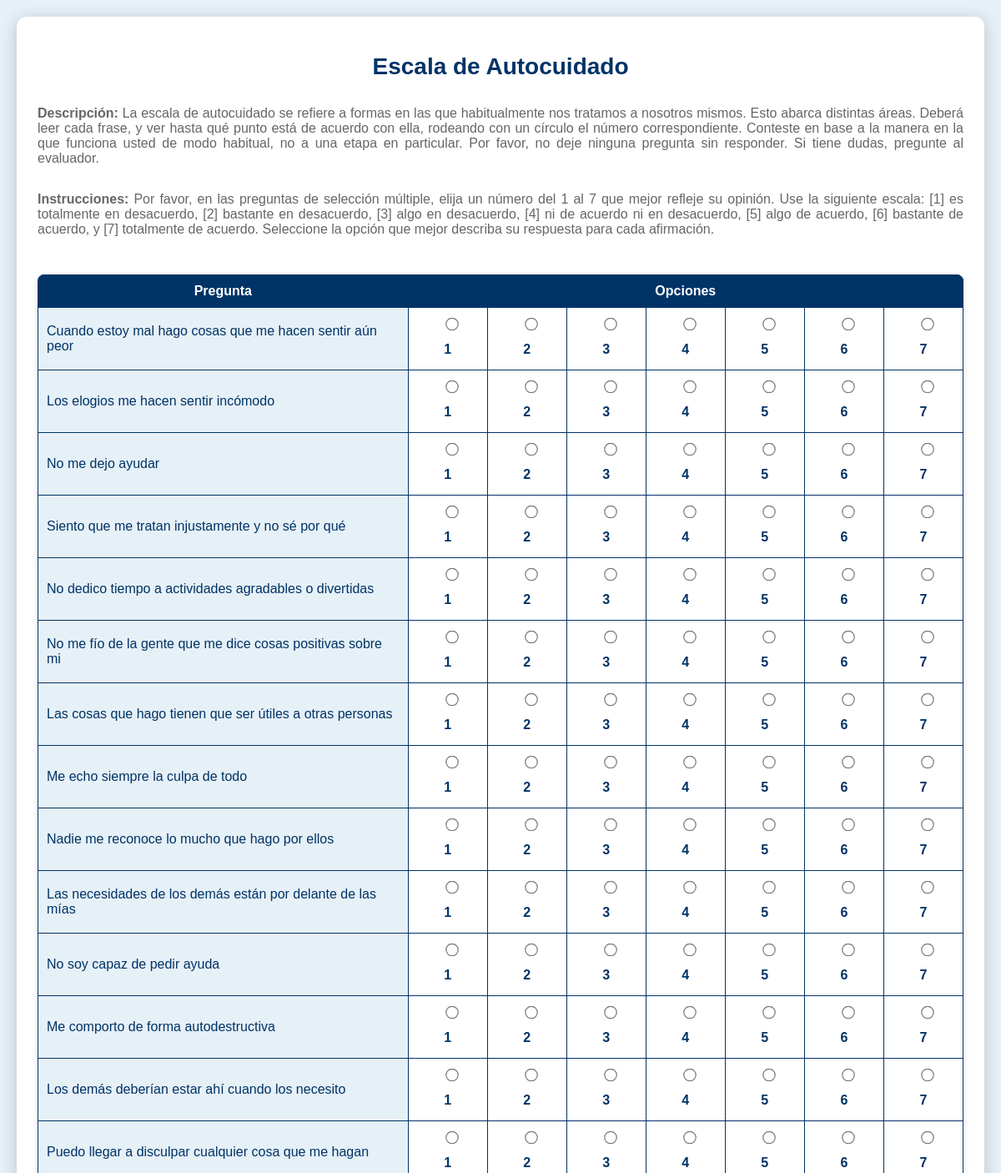
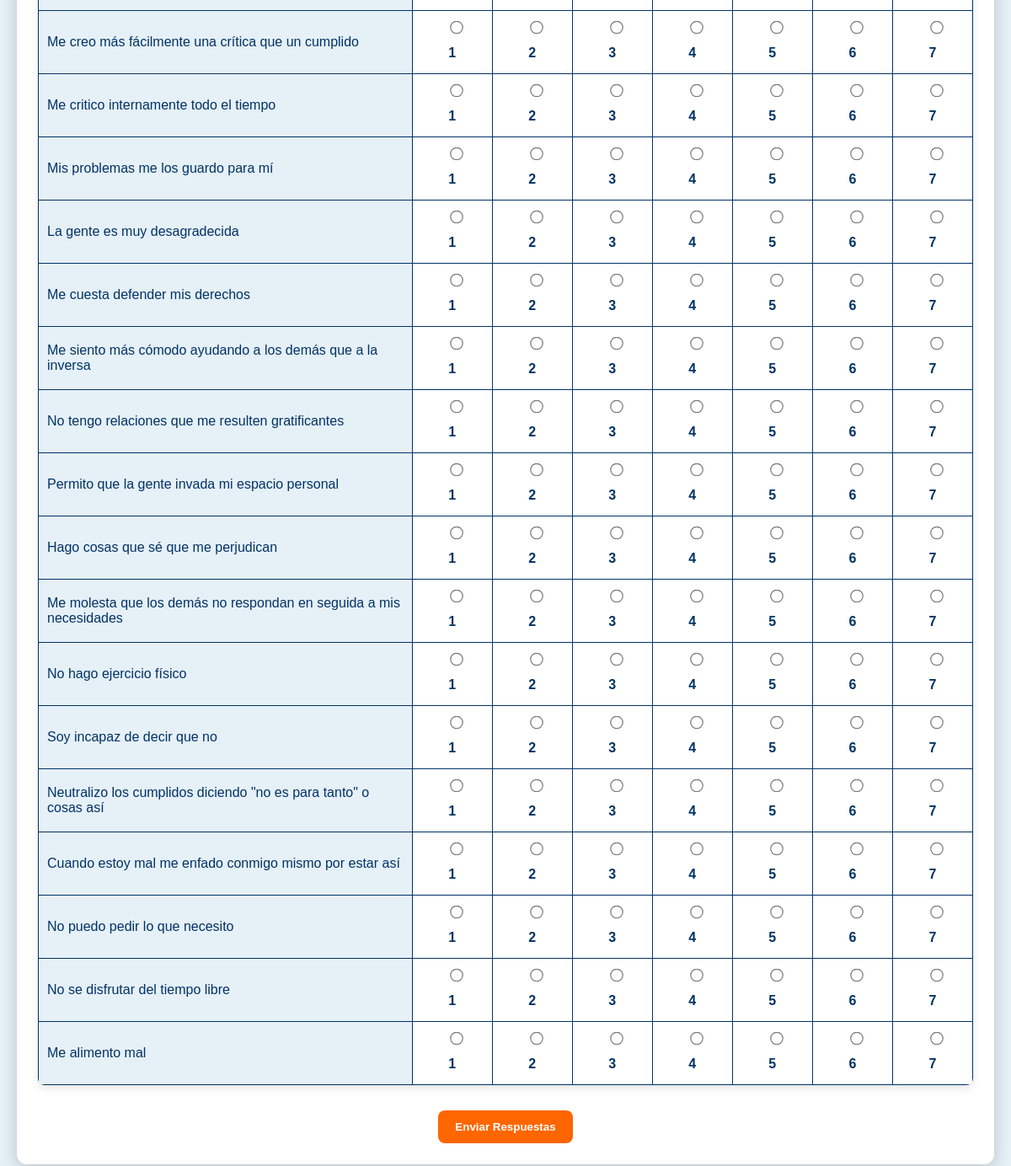
The page /responder.php?id=15 on the database its author committed (2 pictures, top to bottom).
### tables this page shows
CREATE TABLE `cuestionario` (
  `id` int(11) NOT NULL,
  `titulo` varchar(255) NOT NULL,
  `descripcion` text DEFAULT NULL,
  `instrucciones` text DEFAULT NULL
);

CREATE TABLE `preguntascuestionario` (
  `id` int(11) NOT NULL,
  `id_cuestionario` int(11) DEFAULT NULL,
  `id_pregunta` varchar(255) DEFAULT NULL
);

CREATE TABLE `pregunta` (
  `id` varchar(255) NOT NULL,
  `pregunta` varchar(255) NOT NULL,
  `op_pregunta1` varchar(255) DEFAULT NULL,
  `op_pregunta2` varchar(255) DEFAULT NULL,
  `op_pregunta3` varchar(255) DEFAULT NULL,
  `op_pregunta4` varchar(255) DEFAULT NULL,
  `op_pregunta5` varchar(255) DEFAULT NULL,
  `op_pregunta6` varchar(255) DEFAULT NULL,
  `op_pregunta7` varchar(255) DEFAULT NULL,
  `tipo_pregunta` varchar(20) DEFAULT NULL,
  `op_pregunta8` varchar(255) DEFAULT NULL,
  `op_pregunta9` varchar(255) DEFAULT NULL,
  `op_pregunta10` varchar(255) DEFAULT NULL,
  `op_pregunta11` varchar(255) DEFAULT NULL
);

### responder.php (the view, shortened to what this page needs)
<?php
$servername = "localhost";
$username = "root";
$password = "MyCLFDBss8**";
$dbname = "proyectopsicologia";
$conn = new mysqli($servername, $username, $password, $dbname);
$idCuestionario = isset($_GET['id']) ? intval($_GET['id']) : 0;
$sqlCuestionario = "
    SELECT titulo, descripcion, instrucciones
    FROM cuestionario
    WHERE id = $idCuestionario";
$resultCuestionario = $conn->query($sqlCuestionario);
if ($resultCuestionario->num_rows > 0) {
    $cuestionario = $resultCuestionario->fetch_assoc();
} else {
    echo "No se encontró el cuestionario.";
    exit;
}
$sqlPreguntas = "
    SELECT pq.id_pregunta, p.pregunta, p.tipo_pregunta,
           op_pregunta1, op_pregunta2, op_pregunta3,
           op_pregunta4, op_pregunta5, op_pregunta6,
           op_pregunta7, op_pregunta8, op_pregunta9,
           op_pregunta10, op_pregunta11
    FROM preguntascuestionario pq
    JOIN pregunta p ON pq.id_pregunta = p.id
    WHERE pq.id_cuestionario = $idCuestionario";
$resultPreguntas = $conn->query($sqlPreguntas);
?>
<!DOCTYPE html>
<html lang="es">
<head>
    <link rel="stylesheet" href="styles.css">
</head>
<body>
    <div class="container">
        <h1><?php echo $cuestionario['titulo']; ?></h1>
        <p><strong>Descripción:</strong> <?php echo $cuestionario['descripcion']; ?></p>
        <p><strong>Instrucciones:</strong> <?php echo $cuestionario['instrucciones']; ?></p>
        <form action="guardar_respuestas.php" method="POST">
            <?php if ($resultPreguntas->num_rows > 0): ?>
                <table class="likert-table">
                    <thead>
                        <tr>
                            <th>Pregunta</th>
                            <th colspan="11">Opciones</th>
                        </tr>
                    </thead>
                    <tbody>
                        <?php while ($row = $resultPreguntas->fetch_assoc()): ?>
                            <?php if ($row['tipo_pregunta'] === 'abierta'): ?>
                                </tbody>
                                </table>
                                <div class="question-abierta">
                                    <h3><?php echo $row['pregunta']; ?></h3>
                                    <textarea name="respuesta[<?php echo $row['id_pregunta']; ?>]" rows="4" placeholder="Escribe tu respuesta aquí..." required></textarea>
                                </div>
                                <table class="likert-table">
                                <tbody>
                            <?php else: ?>
                                <tr>
                                    <td><?php echo $row['pregunta']; ?></td>
                                    <?php
                                    $opciones = [
                                        $row['op_pregunta1'], $row['op_pregunta2'], $row['op_pregunta3'],
                                        $row['op_pregunta4'], $row['op_pregunta5'], $row['op_pregunta6'],
                                        $row['op_pregunta7'], $row['op_pregunta8'], $row['op_pregunta9'],
                                        $row['op_pregunta10'], $row['op_pregunta11']
                                    ];
                                    foreach ($opciones as $opcion):
                                        if (!empty($opcion)): ?>
                                            <td>
                                                <label>
                                                    <input type="radio" name="respuesta[<?php echo $row['id_pregunta']; ?>]" value="<?php echo htmlspecialchars($opcion); ?>" required>
                                                    <?php echo htmlspecialchars($opcion); ?>
                                                </label>
                                            </td>
                                        <?php endif;
                                    endforeach; ?>
                                </tr>
                            <?php endif; ?>
                        <?php endwhile; ?>
                    </tbody>
                </table>
            <?php else: ?>
                <p class="no-data">No hay preguntas para este cuestionario.</p>
            <?php endif; ?>
            <button class="btn" type="submit">Enviar Respuestas</button>
        </form>
    </div>
</body>
</html>

### styles.css (style rules this page uses)
body { font-family: 'Poppins', sans-serif; display: flex; justify-content: center; align-items: flex-start; min-height: 100vh; margin: 0; padding: 20px; background-color: #E6F0F7; color: #003366; }
.container { max-width: 1200px; width: 100%; text-align: center; background: #FFFFFF; padding: 25px; border-radius: 12px; box-shadow: 0px 4px 20px rgba(0, 0, 0, 0.2); display: flex; flex-direction: column; align-items: stretch; }
h1, h2, h3 { color: #003366; font-weight: bold; margin-bottom: 15px; }
h1 { font-size: 28px; }
p { font-size: 16px; color: #666666; margin-bottom: 15px; text-align: justify; }
.btn { text-decoration: none; padding: 12px 20px; background: #FF6600; color: white; font-weight: bold; border-radius: 8px; transition: all 0.3s ease; display: inline-block; text-align: center; min-width: 120px; border: none; cursor: pointer; }
label { font-size: 16px; font-weight: bold; color: #003366; display: block; margin-bottom: 5px; }
input, textarea, select { width: 100%; padding: 10px; border: 2px solid #003366; border-radius: 8px; font-size: 16px; margin-bottom: 15px; background-color: #FFFFFF; color: #003366; }
.likert-table { width: 100%; border-collapse: collapse; margin: 30px 0; background-color: #FFFFFF; font-family: 'Poppins', sans-serif; box-shadow: 0px 4px 10px rgba(0, 0, 0, 0.1); border-radius: 8px; overflow: hidden; }
.likert-table th, .likert-table td { border: 1px solid #003366; padding: 10px; text-align: center; vertical-align: middle; color: #003366; }
.likert-table th { background-color: #003366; color: #FFFFFF; }
.likert-table td:first-child { text-align: left; width: 40%; font-weight: 500; background-color: #E6F0F7; }
.likert-table input[type="radio"] { transform: scale(1.2); margin-right: 5px; }

### rows shown on the page
cuestionario: titulo "Escala de Autocuidado", descripcion "La escala de autocuidado se refiere a formas en las que habitualmente nos tratamos a nosotros mismos. Esto abarca distintas áreas. Deberá leer cada frase, y ver hasta qué punto está de acuerdo con ella, rodeando con un círculo el número correspondiente. Conteste en base a la manera en la que funciona usted de modo habitual, no a una etapa en particular. Por favor, no deje ninguna pregunta sin responder. Si tiene dudas, pregunte al evaluador.", instrucciones "Por favor, en las preguntas de selección múltiple, elija un número del 1 al 7 que mejor refleje su opinión. Use la siguiente escala: [1] es totalmente en desacuerdo, [2] bastante en desacuerdo, [3] algo en desacuerdo, [4] ni de acuerdo ni en desacuerdo, [5] algo de acuerdo, [6] bastante de acuerdo, y [7] totalmente de acuerdo. Seleccione la opción que mejor describa su respuesta para cada afirmación."
preguntascuestionario: id_pregunta.pregunta "Cuando estoy mal hago cosas que me hacen sentir aún peor", id_pregunta.op_pregunta1 "1", id_pregunta.op_pregunta2 "2", id_pregunta.op_pregunta3 "3", id_pregunta.op_pregunta4 "4", id_pregunta.op_pregunta5 "5", id_pregunta.op_pregunta6 "6", id_pregunta.op_pregunta7 "7"
preguntascuestionario: id_pregunta.pregunta "Los elogios me hacen sentir incómodo", opcion "1", opcion "2", opcion "3", opcion "4", opcion "5", opcion "6", opcion "7"
preguntascuestionario: id_pregunta.pregunta "No me dejo ayudar", opcion "1", opcion "2", opcion "3", opcion "4", opcion "5", opcion "6", opcion "7"
preguntascuestionario: id_pregunta.pregunta "Siento que me tratan injustamente y no sé por qué", opcion "1", opcion "2", opcion "3", opcion "4", opcion "5", opcion "6", opcion "7"
preguntascuestionario: id_pregunta.pregunta "No dedico tiempo a actividades agradables o divertidas", opcion "1", opcion "2", opcion "3", opcion "4", opcion "5", opcion "6", opcion "7"
preguntascuestionario: id_pregunta.pregunta "No me fío de la gente que me dice cosas positivas sobre mi", opcion "1", opcion "2", opcion "3", opcion "4", opcion "5", opcion "6", opcion "7"
preguntascuestionario: id_pregunta.pregunta "Las cosas que hago tienen que ser útiles a otras personas", opcion "1", opcion "2", opcion "3", opcion "4", opcion "5", opcion "6", opcion "7"
preguntascuestionario: id_pregunta.pregunta "Me echo siempre la culpa de todo", opcion "1", opcion "2", opcion "3", opcion "4", opcion "5", opcion "6", opcion "7"
preguntascuestionario: id_pregunta.pregunta "Nadie me reconoce lo mucho que hago por ellos", opcion "1", opcion "2", opcion "3", opcion "4", opcion "5", opcion "6", opcion "7"
preguntascuestionario: id_pregunta.pregunta "Las necesidades de los demás están por delante de las mías", opcion "1", opcion "2", opcion "3", opcion "4", opcion "5", opcion "6", opcion "7"
preguntascuestionario: id_pregunta.pregunta "No soy capaz de pedir ayuda", opcion "1", opcion "2", opcion "3", opcion "4", opcion "5", opcion "6", opcion "7"
preguntascuestionario: id_pregunta.pregunta "Me comporto de forma autodestructiva", opcion "1", opcion "2", opcion "3", opcion "4", opcion "5", opcion "6", opcion "7"
preguntascuestionario: id_pregunta.pregunta "Los demás deberían estar ahí cuando los necesito", opcion "1", opcion "2", opcion "3", opcion "4", opcion "5", opcion "6", opcion "7"
preguntascuestionario: id_pregunta.pregunta "Puedo llegar a disculpar cualquier cosa que me hagan", opcion "1", opcion "2", opcion "3", opcion "4", opcion "5", opcion "6", opcion "7"
preguntascuestionario: id_pregunta.pregunta "Me creo más fácilmente una crítica que un cumplido", opcion "1", opcion "2", opcion "3", opcion "4", opcion "5", opcion "6", opcion "7"
preguntascuestionario: id_pregunta.pregunta "Me critico internamente todo el tiempo", opcion "1", opcion "2", opcion "3", opcion "4", opcion "5", opcion "6", opcion "7"
preguntascuestionario: id_pregunta.pregunta "Mis problemas me los guardo para mí", opcion "1", opcion "2", opcion "3", opcion "4", opcion "5", opcion "6", opcion "7"
preguntascuestionario: id_pregunta.pregunta "La gente es muy desagradecida", opcion "1", opcion "2", opcion "3", opcion "4", opcion "5", opcion "6", opcion "7"
preguntascuestionario: id_pregunta.pregunta "Me cuesta defender mis derechos", opcion "1", opcion "2", opcion "3", opcion "4", opcion "5", opcion "6", opcion "7"
preguntascuestionario: id_pregunta.pregunta "Me siento más cómodo ayudando a los demás que a la inversa", opcion "1", opcion "2", opcion "3", opcion "4", opcion "5", opcion "6", opcion "7"
preguntascuestionario: id_pregunta.pregunta "No tengo relaciones que me resulten gratificantes", opcion "1", opcion "2", opcion "3", opcion "4", opcion "5", opcion "6", opcion "7"
preguntascuestionario: id_pregunta.pregunta "Permito que la gente invada mi espacio personal", opcion "1", opcion "2", opcion "3", opcion "4", opcion "5", opcion "6", opcion "7"
preguntascuestionario: id_pregunta.pregunta "Hago cosas que sé que me perjudican", opcion "1", opcion "2", opcion "3", opcion "4", opcion "5", opcion "6", opcion "7"
preguntascuestionario: id_pregunta.pregunta "Me molesta que los demás no respondan en seguida a mis necesidades", opcion "1", opcion "2", opcion "3", opcion "4", opcion "5", opcion "6", opcion "7"
preguntascuestionario: id_pregunta.pregunta "No hago ejercicio físico", opcion "1", opcion "2", opcion "3", opcion "4", opcion "5", opcion "6", opcion "7"
preguntascuestionario: id_pregunta.pregunta "Soy incapaz de decir que no", opcion "1", opcion "2", opcion "3", opcion "4", opcion "5", opcion "6", opcion "7"
preguntascuestionario: id_pregunta.pregunta "Neutralizo los cumplidos diciendo \"no es para tanto\" o cosas así", opcion "1", opcion "2", opcion "3", opcion "4", opcion "5", opcion "6", opcion "7"
preguntascuestionario: id_pregunta.pregunta "Cuando estoy mal me enfado conmigo mismo por estar así", opcion "1", opcion "2", opcion "3", opcion "4", opcion "5", opcion "6", opcion "7"
preguntascuestionario: id_pregunta.pregunta "No puedo pedir lo que necesito", opcion "1", opcion "2", opcion "3", opcion "4", opcion "5", opcion "6", opcion "7"
preguntascuestionario: id_pregunta.pregunta "No se disfrutar del tiempo libre", opcion "1", opcion "2", opcion "3", opcion "4", opcion "5", opcion "6", opcion "7"
preguntascuestionario: id_pregunta.pregunta "Me alimento mal", opcion "1", opcion "2", opcion "3", opcion "4", opcion "5", opcion "6", opcion "7"
